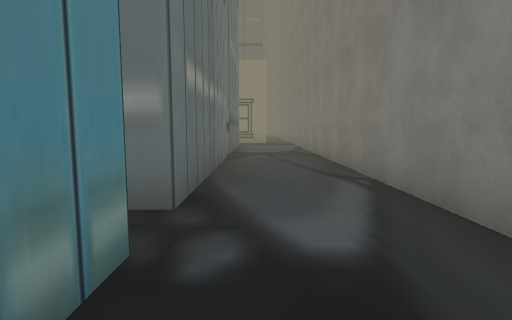
view 1 (above)

24 first-person views from a walk through a 3-D level made in the Unity game engine. The camera is 1.5 m above the floor, tilts 6° down and sees 80° across. The floor is counted in squares, 2 m on a side. Each view is taken from the middle of a square. On the plan, view 1 faces up. The plan holds only what a view shows up to about 10 squares ahead; the rest is blank. The place goes on beyond the plan. The player character is not drawn. Some surface patterns are stand-ins.

view 2
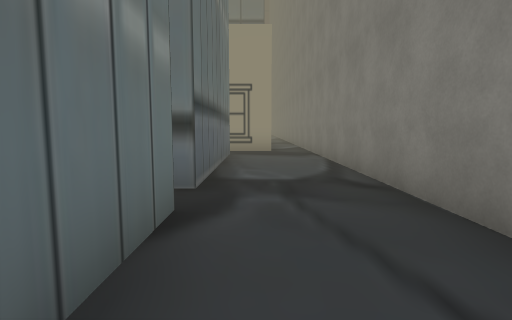

view 3
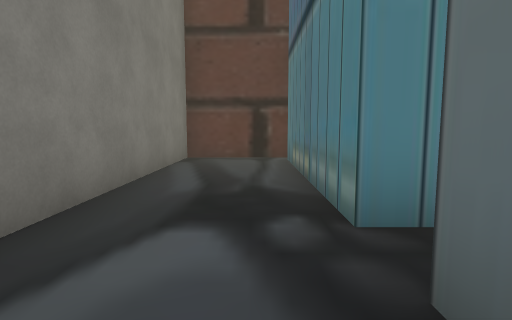

view 4
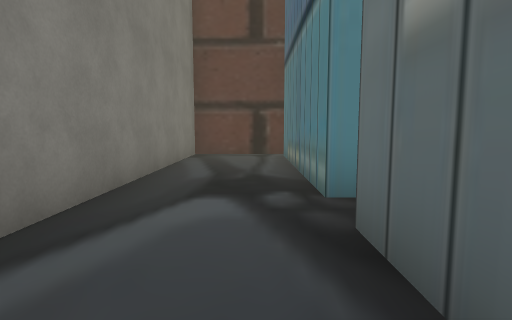

view 5
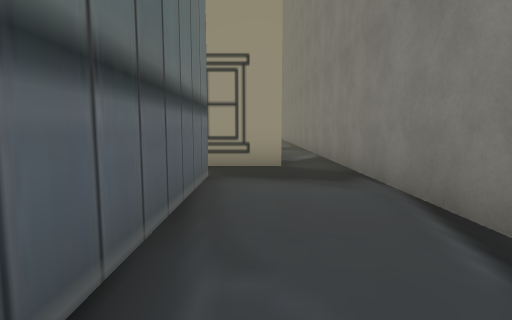

view 6
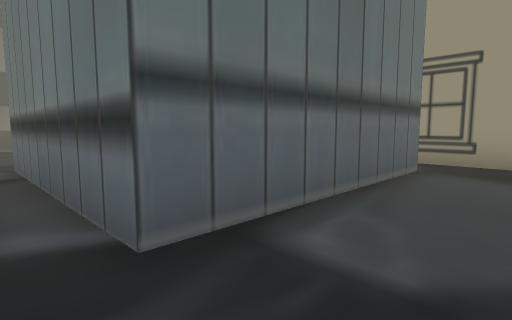

view 7
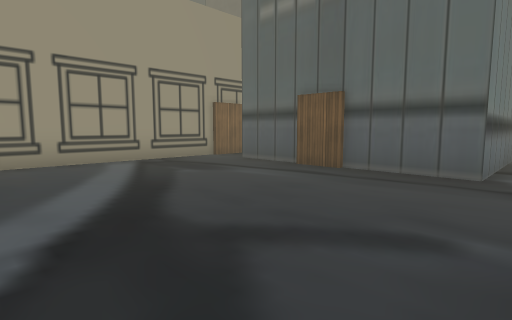

view 8
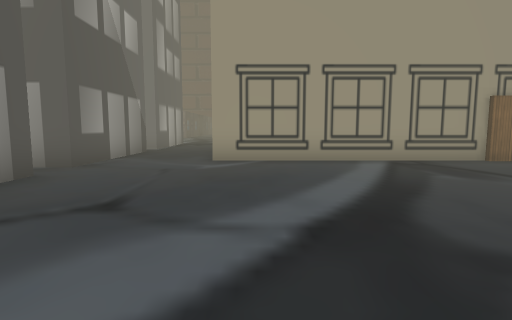

view 9
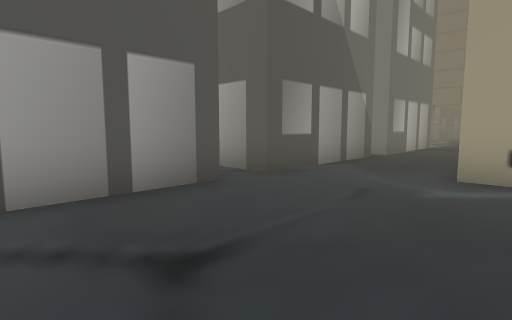

view 10
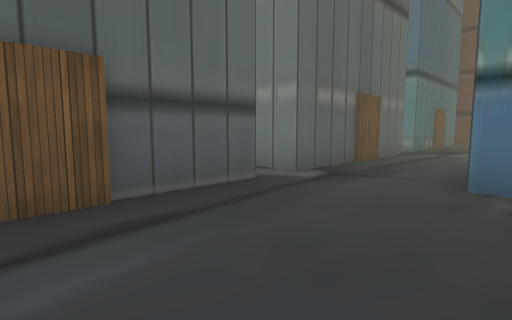

view 11
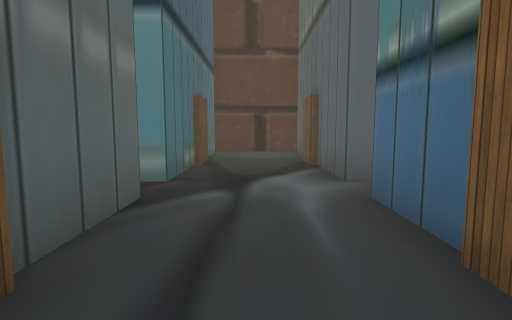

view 12
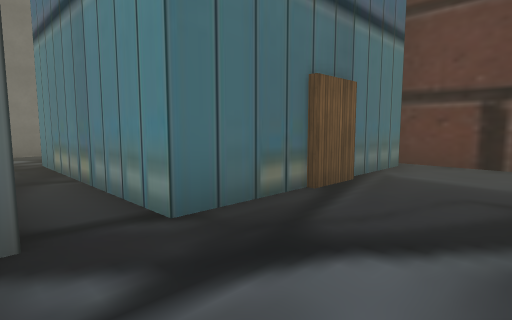

view 13
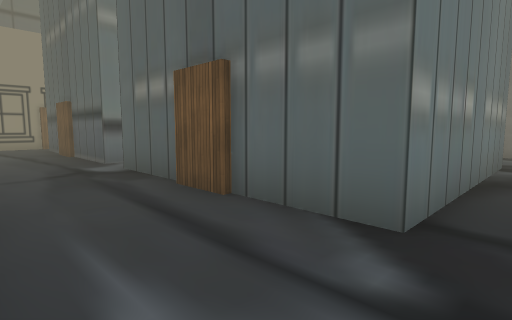

view 14
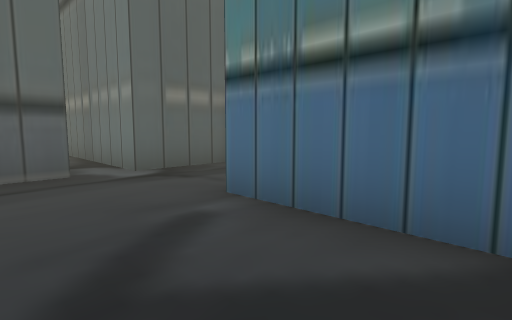

view 15
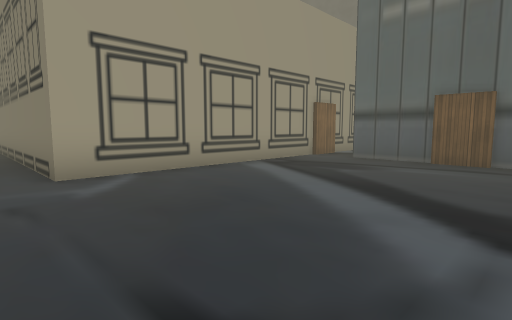

view 16
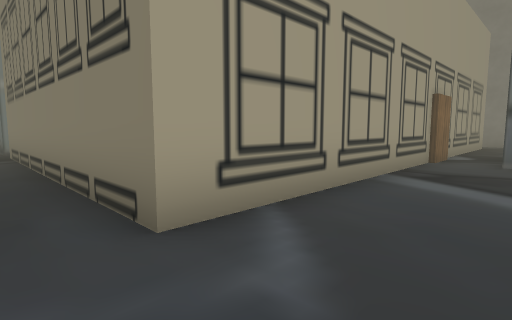

view 17
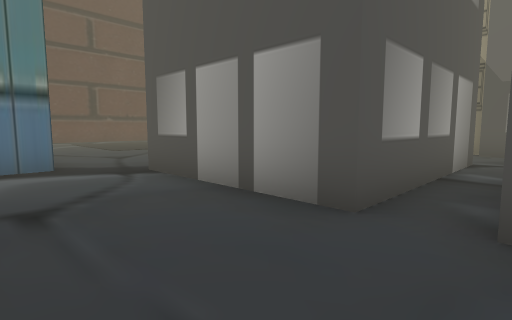

view 18
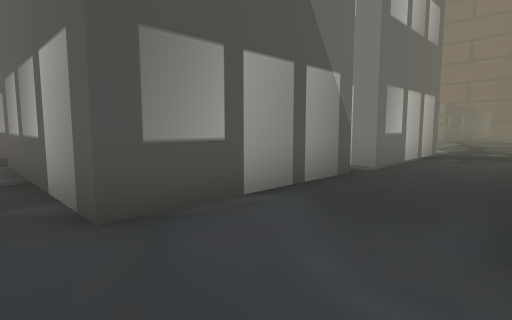

view 19
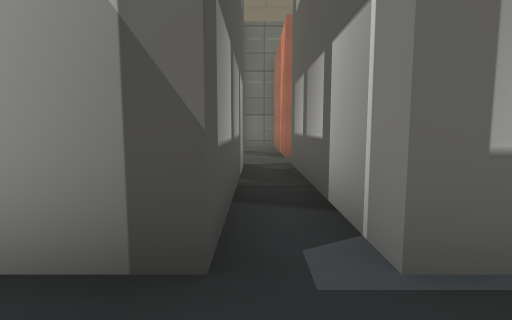

view 20
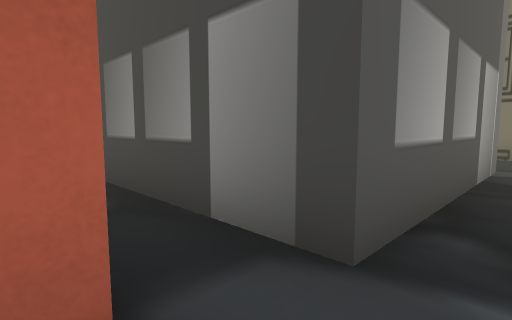

view 21
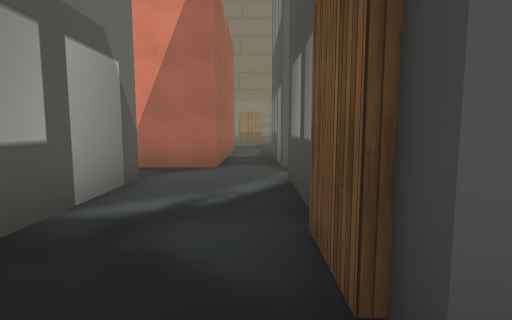

view 22
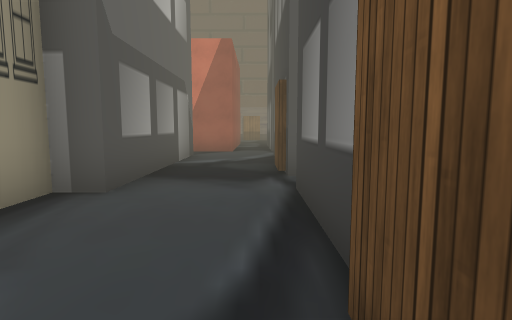

view 23
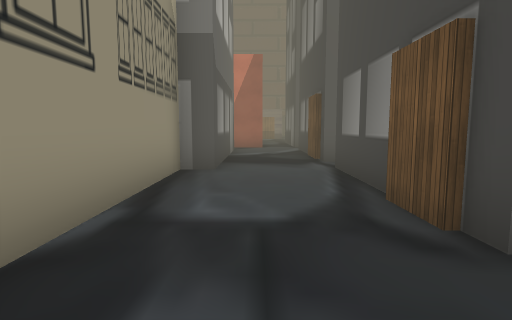

view 24
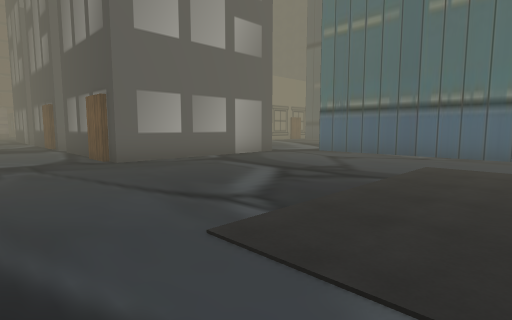

### Floor plan
Points are (right, up) in squares from view 1. A wall is a line through its corners. A room is listed if a view was taken in it or the views show most of it. See-through windows are left out.
Room 1 (views 1, 2, 3, 4, 5, 6)
walls: (-0.7, 7.8) (-0.7, 2.7); (-0.7, 1.7) (-0.7, -3.2); (-0.7, 13.9) (-0.7, 8.7); (0.6, 15) (-0.4, 15); (-0.9, -3.8) (1.8, -3.8) (1.8, 14.5)
ways out: opening at (0, 2) to room 2; opening at (0, 8) to room 2; opening at (0, 14) to room 2; opening at (1, 15)
Room 2 (views 7, 8, 9, 10, 11, 12, 13, 14, 15, 16, 17, 18, 19)
walls: (-14.5, 12.8) (-14.5, 8.7); (-10.9, 7.7) (-8.2, 7.7); (-13.2, 7.7) (-12.5, 7.7); (-14.5, 17.8) (-14.5, 13.8); (-8.3, 4.8) (-8.3, 2.8); (-0.4, 15) (-12, 15) (-12, 22.5); (-0.7, 8.7) (-5.8, 8.7) (-5.8, 13.8); (-14.5, 22.8) (-14.5, 18.7); (-12, 23.8) (-12, 24.4); (-19.5, 18.7) (-19.5, 22.5); (-8.8, 1.7) (-8.3, 1.7) (-8.3, -0.2); (-8.1, -0.1) (-8.1, -1.2); (-0.7, 2.7) (-5.8, 2.7) (-5.8, 7.7) (-1.5, 7.7); (-20.7, 22.8) (-20.7, 18.7); (-8.3, -2.2) (-8.3, -3.1); (-8.4, -3.8) (-5.5, -3.8); (-5.8, -3.4) (-5.8, 1.7) (-0.7, 1.7)
ways out: opening at (0, 2) to room 1; opening at (0, 8) to room 1; opening at (0, 14) to room 1; opening at (-20, 19) to room 3; opening at (-14, 8) to room 3; opening at (-14, 13) to room 3; opening at (-14, 18) to room 3; opening at (-8, 2) to room 3
Room 3 (views 20, 21, 22, 23, 24)
walls: (-13.2, 2.8) (-13.2, 7.7); (-14.5, 8.7) (-19.5, 8.7) (-19.5, 12.8) (-14.5, 12.8); (-14.5, 13.8) (-19.5, 13.8) (-19.5, 17.8) (-14.5, 17.8); (-21.7, 17.5) (-21.7, 12.5) (-22.4, 12.5) (-22.4, 8.5); (-20.7, 18.7) (-23, 18.7); (-14.5, 18.7) (-19.5, 18.7)
ways out: opening at (-20, 19) to room 2; opening at (-14, 8) to room 2; opening at (-14, 13) to room 2; opening at (-14, 18) to room 2; opening at (-8, 2) to room 2

Positions as (right, up) in squares from view 1, and headings:
1: (0, 0), facing up
2: (0, 5), facing up
3: (0, 4), facing down
4: (0, 5), facing down
5: (0, 9), facing up
6: (1, 8), facing up-left
7: (-11, 8), facing up-right
8: (-11, 8), facing up
9: (-11, 10), facing up-left
10: (-9, 12), facing down-right
11: (-7, 6), facing down
12: (-8, 3), facing down-right
13: (-8, 2), facing up-right
14: (-11, 10), facing down-right
15: (-13, 10), facing up-right
16: (-13, 13), facing up-right
17: (-12, 14), facing down-left
18: (-12, 13), facing up-left
19: (-13, 18), facing left
20: (-21, 18), facing up-right
21: (-20, 13), facing up
22: (-20, 9), facing up
23: (-21, 7), facing up
24: (-22, 2), facing up-right
